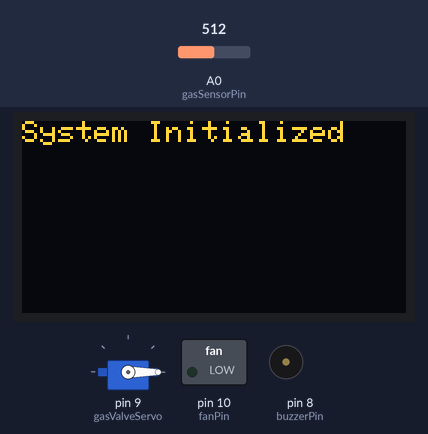
Recording of a sketch running on a simulated Arduino Uno, built with avr-gcc and run on an emulated ATmega328P. Shown: servo, 128×64 one-colour display, switched loads named in the sketch (green lamp = pin HIGH), buzzer (waves = sounding, pin HIGH). Inputs (shaded band) come from the test bench; at power-on: A0 (gasSensorPin) = 512. The OLED is the two-colour kind (top 16 rows yellow); the display library's start-up logo is not drawn; what the sketch prints to the serial monitor is not drawn.

Above: at 2.1 s.
At 5.2 s:
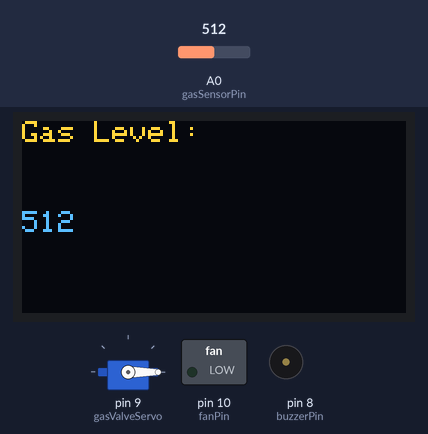
5.3 s: A0 (gasSensorPin) set to 590
At 7.3 s:
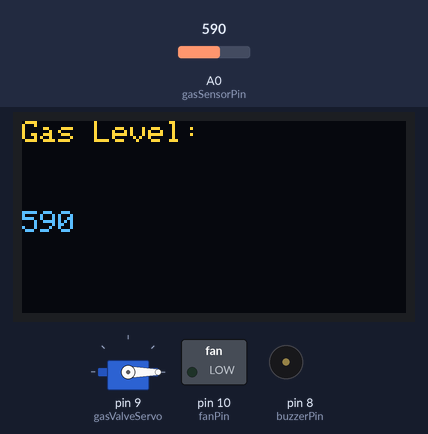
7.6 s: A0 (gasSensorPin) set to 615
At 8.5 s:
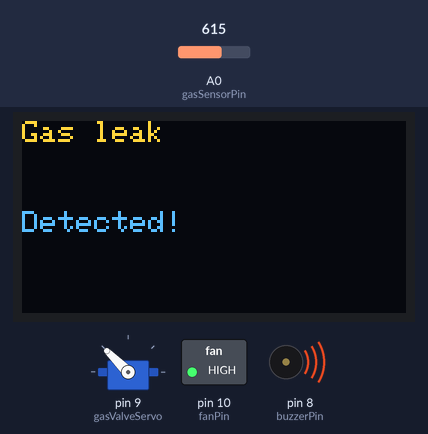
Timing chart, 0 to 16.9 s (numbered marks = the images above; inputs shaded):
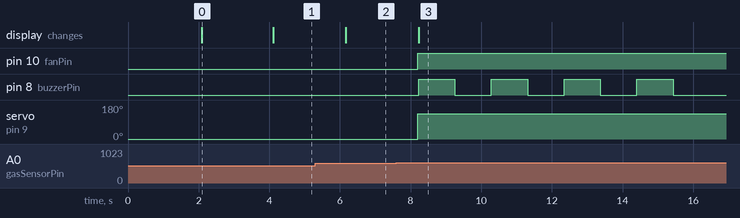

The sketch:

LPG_Detection_Prj.ino
```cpp
#include <SPI.h>
#include <Wire.h>
#include <Adafruit_GFX.h>
#include <Adafruit_SH110X.h>
#include <Servo.h>

// OLED display setup
#define i2c_Address 0x3c // I2C address of the OLED
#define SCREEN_WIDTH 128
#define SCREEN_HEIGHT 64
#define OLED_RESET -1
Adafruit_SH1106G display = Adafruit_SH1106G(SCREEN_WIDTH, SCREEN_HEIGHT, &Wire, OLED_RESET);

const int gasSensorPin = A0;
const int buzzerPin = 8;
const int fanPin = 10;
Servo gasValveServo;

const int gasThreshold = 600; // Gas threshold for detection

bool servoMoved = false;
unsigned long buzzerStartTime = 0;
const unsigned long buzzerDuration = 8000;
bool buzzerActive = false;

void setup() {
  Serial.begin(9600);

  pinMode(gasSensorPin, INPUT);
  pinMode(buzzerPin, OUTPUT);
  pinMode(fanPin, OUTPUT);

  gasValveServo.attach(9);
  gasValveServo.write(0);

  // Initialize OLED display
  display.begin(i2c_Address, true);
  display.display();
  delay(2000);
  display.clearDisplay();

  // Print the initial message on the OLED
  display.setTextSize(1);
  display.setTextColor(SH110X_WHITE);
  display.setCursor(0, 0);
  display.println("System Initialized");
  display.display();
  delay(2000);
  display.clearDisplay();
}

void loop() {
  int gasLevel = analogRead(gasSensorPin);

  Serial.print("Gas Level: ");
  Serial.println(gasLevel);


  // If gas leakage is detected
  if (gasLevel > gasThreshold && !servoMoved) {
    digitalWrite(fanPin, HIGH);
    gasValveServo.write(135);  // Close the gas valve

    display.clearDisplay();
    display.setTextSize(1);
    display.setTextColor(SH110X_WHITE);
    display.setCursor(0, 0);
    display.println("Gas leak");
    display.setCursor(0, 30);
    display.println("Detected!");
    display.display();

    if (!buzzerActive) {
      buzzerActive = true;
      buzzerStartTime = millis();  // Record the time when the buzzer is activated
      Serial.println("Gas detected! Closing gas valve and activating buzzer.");
    }
  }

  // Handling buzzer activation
  if (buzzerActive) {
    if (millis() - buzzerStartTime < buzzerDuration) {
      if ((millis() / 1000) % 2 == 0) {
        digitalWrite(buzzerPin, HIGH);
      } else {
        digitalWrite(buzzerPin, LOW);
      }
    } else {
      digitalWrite(buzzerPin, LOW);
      buzzerActive = false;
      Serial.println("Buzzer off after 8 seconds.");
    }
  } else {
    // No gas detected scenario

    // Display gas level on OLED
  display.clearDisplay();
  display.setTextSize(1);
  display.setTextColor(SH110X_WHITE);
  display.setCursor(0, 0);
  display.print("Gas Level: ");
  display.setCursor(0, 30);
  display.println(gasLevel);
  display.display();

    if (servoMoved) {
      digitalWrite(fanPin, LOW);
      gasValveServo.write(0);  // Open the gas valve
      servoMoved = false;
      Serial.println("No gas detected. Opening gas valve.");
    }
  }

  delay(1000);
}
```

Measured:
- the behaviour switches between 600 and 601 on A0 (gasSensorPin) (found by bisection; images 2 and 3)
- after the input at 5.3 s, the display: changes after 0.87 s (image 2)
- after the input at 7.6 s, pin 10 (fanPin): LOW → HIGH after 0.60 s; pin 8 (buzzerPin): alternates HIGH for 1.0 s and LOW for 1.0 s, 8 changes in all, then stays LOW, starting after 0.63 s; servo on pin 9 (gasValveServo): 0° → 135° after 0.60 s; the display: changes after 0.63 s (image 3)
- what the display in image 0 shows lasts 2.0 s, from 2.1 s to 4.1 s
